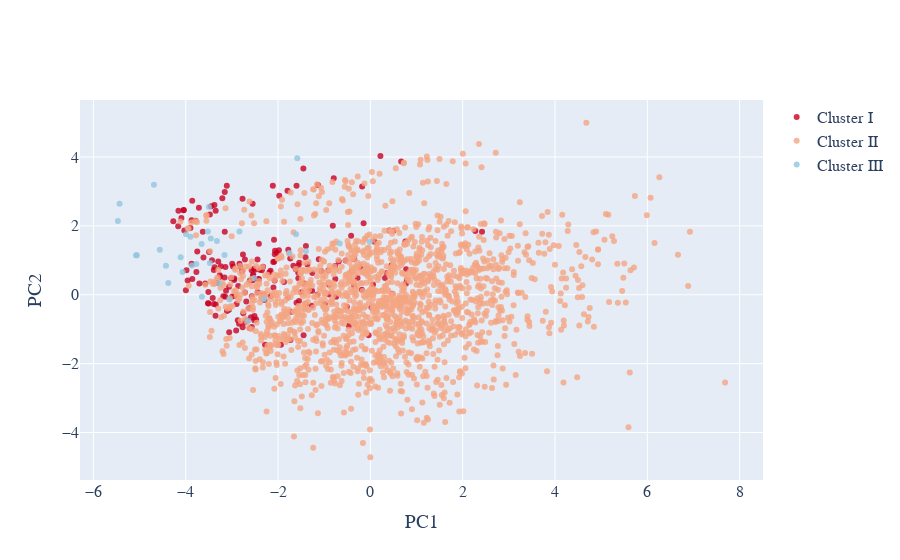

The cell this chart's notebook holds for it:
### Code cell
#TESTING DATA PCA
plotX = X_test_clstrs

#PCA with two principal components
pca_2d = PCA(n_components=2)

clusters = plotX['clusters']

#This DataFrame contains the two principal components that will be used
#for the 2-D visualization mentioned above
PCs_2d = pd.DataFrame(pca_2d.fit_transform(plotX.drop(['clusters'], axis=1)))

#"PC1_2d" means: 'The first principal component of the components created for 2-D visualization, by PCA.'
#And "PC2_2d" means: 'The second principal component of the components created for 2-D visualization, by PCA.'
PCs_2d.columns = ["PC1_2d", "PC2_2d"]
PCs_2d.set_index(plotX.index, inplace = True)

plotX['clusters'] = clusters
plotX['PC1_2d'] = PCs_2d['PC1_2d']
plotX['PC2_2d'] = PCs_2d['PC2_2d']

uniq_clusters = plotX['clusters'].unique()
uniqs = uniq_clusters.tolist()
uniqs.sort()

cluster0 = plotX[plotX['clusters'] == uniqs[0]]
cluster1 = plotX[plotX['clusters'] == uniqs[1]]
cluster2 = plotX[plotX['clusters'] == uniqs[2]]

#Instructions for building the 2-D plot

#trace1 is for 'Cluster 0'
trace1 = go.Scatter(
                    x = cluster0["PC1_2d"],
                    y = cluster0["PC2_2d"],
                    mode = "markers",
                    name = "Cluster I",
                    marker = dict(color = 'rgba(202,0,32,0.8)'),
                    text = None)

#trace2 is for 'Cluster 1'
trace2 = go.Scatter(
                    x = cluster1["PC1_2d"],
                    y = cluster1["PC2_2d"],
                    mode = "markers",
                    name = "Cluster II",
                    marker = dict(color = 'rgba(244,165,130, 0.8)'),
                    text = None)

#trace3 is for 'Cluster 2'
trace3 = go.Scatter(
                    x = cluster2["PC1_2d"],
                    y = cluster2["PC2_2d"],
                    mode = "markers",
                    name = "Cluster III",
                    marker = dict(color = 'rgba(146,197,222, 0.8)'),
                    text = None)

data = [trace1, trace2, trace3]

#title = "Visualizing Clusters in Two Dimensions Using PCA"

layout = dict(xaxis= dict(title= 'PC1',ticklen= 5,zeroline= False),
              yaxis= dict(title= 'PC2',ticklen= 5,zeroline= False),
              font_family="Arial",
              font = dict(size=16)
             )

fig = dict(data = data, layout = layout)

iplot(fig)

### Figure 1 — Plotly figure (JSON) as saved in the notebook; plotly's stock layout.template omitted (floating-point values rounded to 4 significant figures; data arrays with more than 128 entries replaced by an {"elided": "..."} marker saying what was removed)
{"data": [{"marker": {"color": "rgba(202,0,32,0.8)"}, "mode": "markers", "name": "Cluster I", "type": "scatter", "x": {"elided": "194 float values"}, "y": {"elided": "194 float values"}}, {"marker": {"color": "rgba(244,165,130, 0.8)"}, "mode": "markers", "name": "Cluster II", "type": "scatter", "x": {"elided": "1583 float values"}, "y": {"elided": "1583 float values"}}, {"marker": {"color": "rgba(146,197,222, 0.8)"}, "mode": "markers", "name": "Cluster III", "type": "scatter", "x": [-5.078, -3.272, -3.867, -0.6636, -2.303, -3.325, -3.993, -3.648, -3.521, -4.066, -3.457, -1.752, -2.835, -3.77, -4.11, -2.647, -3.497, -4.688, -3.896, -4.562, -4.378, -3.054, -2.514, -5.434, -1.395, -5.47, -0.01332, -1.583, -3.159, -4.428, -3.477, -3.656, -1.61, -5.059], "y": [1.147, 0.3232, 0.8523, 1.485, -0.1297, 1.558, 1.758, -0.0555, 1.84, 0.6611, 1.632, 1.21, 1.834, 0.8961, 1.091, -0.7564, 2.544, 3.196, 1.683, 1.306, 0.3427, -0.1382, 0.4867, 2.645, 1.265, 2.141, 1.534, 3.962, 1.157, 0.8387, 0.9244, 1.476, 1.755, 1.143]}], "layout": {"font": {"family": "Arial", "size": 16}, "xaxis": {"ticklen": 5, "title": {"text": "PC1"}, "zeroline": false}, "yaxis": {"ticklen": 5, "title": {"text": "PC2"}, "zeroline": false}}}
